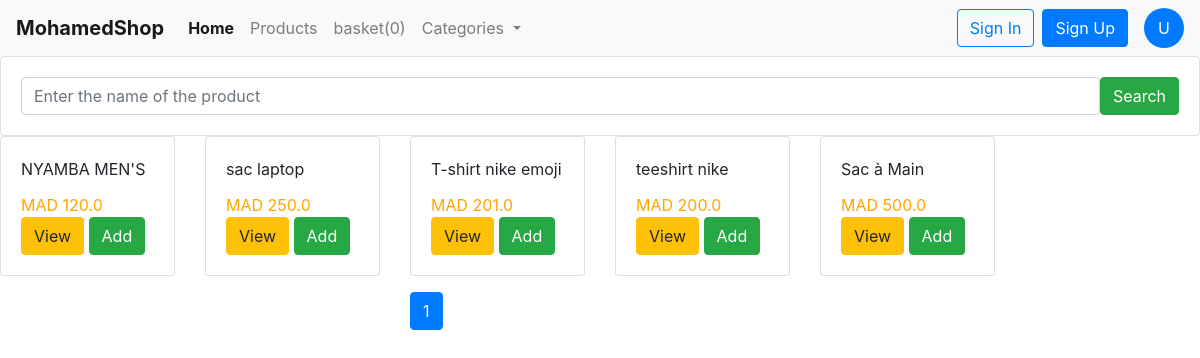
The app's page /, older data.
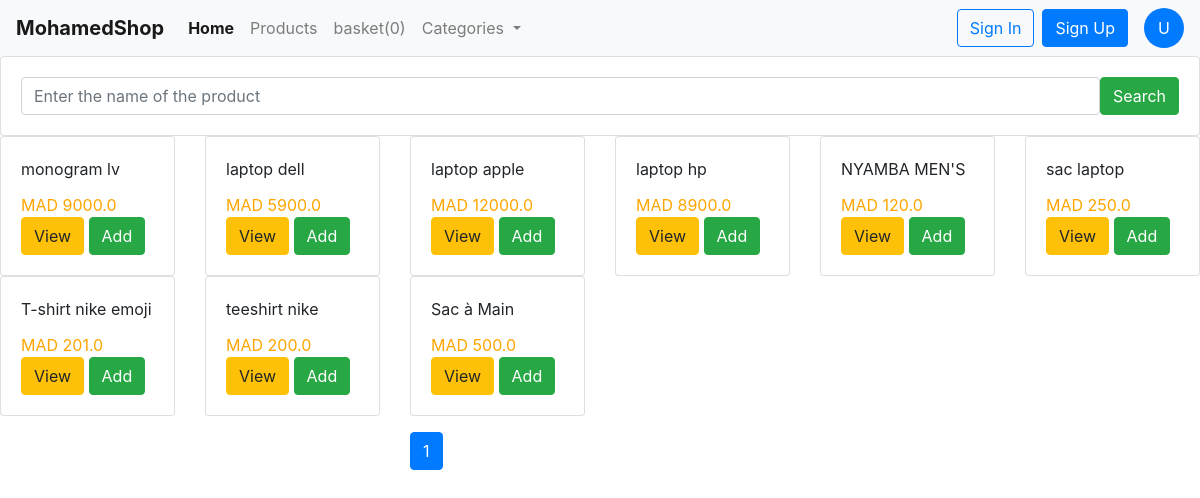
The same page, newer data.
### shop/models.py (models this page shows, shortened)
class Product(models.Model):
    title = models.CharField(max_length=200)
    price = models.FloatField()
    description = models.TextField()
    category = ForeignKey(Category, related_name='categorie', on_delete=models.CASCADE)
    image = models.CharField(max_length=5000)
    added_date = models.DateTimeField(auto_now=True)
    class Meta:
        ordering = ['-added_date']

### shop/views.py (the view)
# urls.py: path('', index, name='Home'),
def index(request):
    product_object = Product.objects.all()
    item_name = request.GET.get('item-name')
    if item_name != '' and item_name is not None:
        product_object = Product.objects.filter(title__icontains = item_name)
    paginator = Paginator(product_object, 10)
    page = request.GET.get('page')
    product_object = paginator.get_page(page)
    return render(request, 'shop/index.html', {'product_object' : product_object})

### shop/templates/shop/index.html (shortened to what this page needs)
{% extends "shop/base.html" %}
{% block content %}
    <div class="row">
        <div class="col-md-12">
            <form class="card card-sm">
                <div class="card-body row no-gutters align-items-center">
                    <div class="col">
                        <input type="search" placeholder="Enter the name of the product" name="item-name" class="form-control from-control-borderless">
                    </div>
                    <div class="col-auto">
                        <button type="submit" class="btn btn-success">Search</button>
                    </div>
                </div>
            </form>
        </div>
    </div>
    <div class="row">
        {% for p in product_object %}
        <div class="col-md-2">
            <div class="card">
                <div class="card-body">
                    <div class="card-title">{{ p.title }}</div>
                    <div style="color: orange;" class="card-text" >MAD {{ p.price }}</div>
                    <a href="{{ p.id }}" class="btn btn-warning">View</a>
                    <button class="btn btn-success">Add</button>
                </div>
            </div>
        </div>
        {% endfor%}
    </div>
    <div class="row mt-3">
        <div class="col-md-3 offset-md-4">
            <ul class="pagination">
                <li class="page-item active">
                    <a class="page-link" href="?page={{ product_object.number }}">{{ product_object.number }}</a>
                </li>
            </ul>
        </div>
    </div>
{% endblock %}

### shop/templates/shop/base.html (shortened to what this page needs)
<!DOCTYPE html>
<html lang="en">
<head>
    <link rel="stylesheet" href="https://cdn.jsdelivr.net/npm/bootstrap@4.0.0/dist/css/bootstrap.min.css">
</head>
<body>
    <div class="container">
        <div class="row">
            <div class="col-md-12">
                <nav class="navbar navbar-expand-lg navbar-light bg-light">
                    <a class="navbar-brand font-weight-bold" href="#">MohamedShop</a>
                    <div class="collapse navbar-collapse" id="navbarNavDropdown">
                      <ul class="navbar-nav">
                        <li class="nav-item active">
                          <a class="nav-link font-weight-bold" href="#">Home <span class="sr-only">(current)</span></a>
                        </li>
                        <li class="nav-item">
                          <a class="nav-link" href="#">Products</a>
                        </li>
                        <li class="nav-item">
                          <a class="nav-link" href="#">basket(0)</a>
                        </li>
                        <li class="nav-item dropdown">
                          <a class="nav-link dropdown-toggle" href="#" id="navbarDropdownMenuLink" data-toggle="dropdown" aria-haspopup="true" aria-expanded="false">
                            Categories
                          </a>
                        </li>
                      </ul>
                      <div class="ml-auto d-flex align-items-center">
                        <button class="btn btn-outline-primary mr-2">Sign In</button>
                        <button class="btn btn-primary mr-3">Sign Up</button>
                        <div class="profile-circle bg-primary text-white d-flex align-items-center justify-content-center" style="width: 40px; height: 40px; border-radius: 50%;">
                          U
                        </div>
                      </div>
                    </div>
                  </nav>
            </div>
        </div>
        {% block content %} {% endblock %}
    </div>
</body>
</html>

### shop/templates/shop/base.html (style rules this page uses)
.container { padding-right: 0px; padding-left: 0px; padding-left: 0%; padding-right: 0%; max-width: 100%; }

Row changes from the older to the newer data that the page shows:
added Product: title "monogram lv", price "9000.0"
added Product: title "laptop dell", price "5900.0"
added Product: title "laptop apple", price "12000.0"
added Product: title "laptop hp", price "8900.0"
